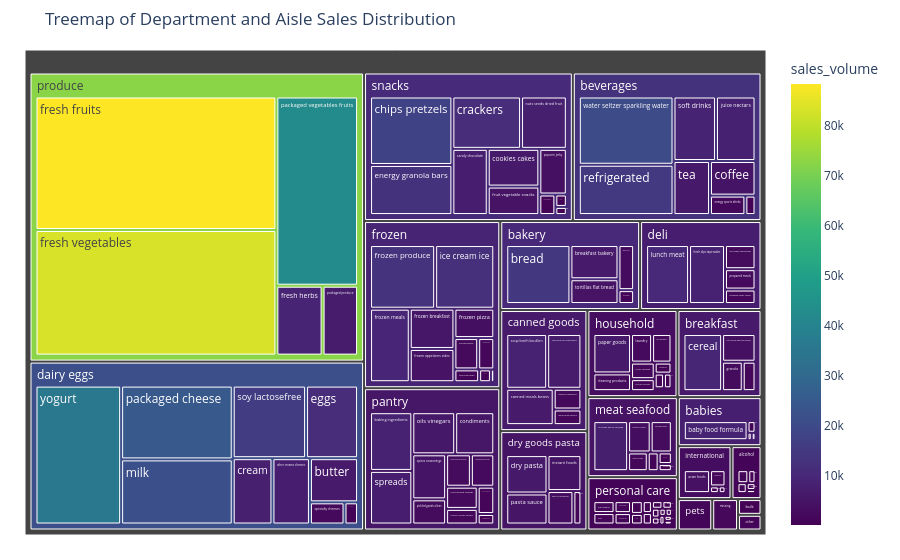

This figure's notebook cell:
### Code cell
# Treemap of Sales by Department and Aisle
treemap_df = df.groupby(['department', 'aisle']).size().reset_index(name='sales_volume')
fig = px.treemap(
    treemap_df, 
    path=['department', 'aisle'], 
    values='sales_volume', 
    title='Treemap of Department and Aisle Sales Distribution',
    color='sales_volume',
    color_continuous_scale='Viridis'
)
fig.update_layout(margin=dict(t=50, l=25, r=25, b=25))
fig.show()

### Figure 1 — Plotly figure (JSON) as saved in the notebook; plotly's stock layout.template omitted (floating-point values rounded to 4 significant figures; data arrays with more than 128 entries replaced by an {"elided": "..."} marker saying what was removed)
{"data": [{"branchvalues": "total", "customdata": {"elided": "155x1 float values"}, "domain": {"x": [0, 1], "y": [0, 1]}, "hovertemplate": "labels=%{label}<br>sales_volume_sum=%{value}<br>parent=%{parent}<br>id=%{id}<br>sales_volume=%{color}<extra></extra>", "ids": {"elided": "155 str values"}, "labels": {"elided": "155 str values"}, "marker": {"coloraxis": "coloraxis", "colors": {"elided": "155 float values"}}, "name": "", "parents": {"elided": "155 str values"}, "type": "treemap", "values": {"elided": "155 float values"}}], "layout": {"coloraxis": {"colorbar": {"title": {"text": "sales_volume"}}, "colorscale": [[0, "#440154"], [0.1111, "#482878"], [0.2222, "#3e4989"], [0.3333, "#31688e"], [0.4444, "#26828e"], [0.5556, "#1f9e89"], [0.6667, "#35b779"], [0.7778, "#6ece58"], [0.8889, "#b5de2b"], [1, "#fde725"]]}, "legend": {"tracegroupgap": 0}, "margin": {"b": 25, "l": 25, "r": 25, "t": 50}, "title": {"text": "Treemap of Department and Aisle Sales Distribution"}}}
